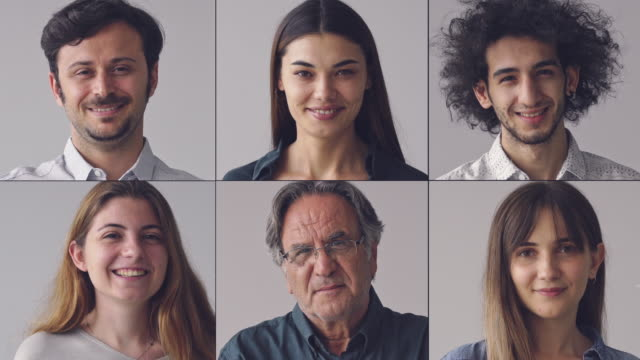
#> input picture Assignment8/image3.jpg, 640 x 360 px
$ jupyter execute 19522492_HuynhThienTung_LAB08_face-detection-opencv.ipynb
#> lines starting #> are read from the running program, lines starting #| are printed output that depends on the picture; after the words box and inside, x2 and y2 are one past the last pixel; in counts of white or black regions, pixels touching at a corner belong together; pictures that were not available may be replaced by others from this repository, and a replacement may not be noted
Huỳnh Thiện Tùng

19522492

LAB 08

# Dò tìm các feature của khuôn mặt: mắt, mũi, miệng của khuôn mặt.

[cell 1]
import numpy as np
import cv2

face_cascade = cv2.CascadeClassifier('./haarcascade_frontalface_default.xml')
eye_cascade = cv2.CascadeClassifier('./haarcascade_eye.xml')
mouth_cascade = cv2.CascadeClassifier('./haarcascade_mcs_mouth.xml')
nose_cascade = cv2.CascadeClassifier('./haarcascade_mcs_nose.xml')

img = cv2.imread('./image3.jpg')
#> img is the input picture: shape (360, 640, 3); mean B, G, R 123.5, 121.2, 135
gray = cv2.cvtColor(img, cv2.COLOR_BGR2GRAY)

faces = face_cascade.detectMultiScale(gray, 1.3, 3)
#> faces = [[272, 35, 100, 100], [51, 29, 104, 104], [475, 39, 99, 99], [79, 198, 99, 99], [270, 206, 110, 110], [499, 215, 102, 102]]

for (x,y,w,h) in faces:
    cv2.rectangle(img, (x,y), (x+w,y+h), (255,0,0), 2)
    roi_gray = gray[y:y+h, x:x+w]
    roi_color = img[y:y+h, x:x+w]
    eyes = eye_cascade.detectMultiScale(gray, 1.15, 3)
    nose =  nose_cascade.detectMultiScale(gray, 1.15, 6)
    mouth = mouth_cascade.detectMultiScale(gray, 1.5, 10)

    for (ex,ey,ew,eh) in eyes:
        cv2.rectangle(img, (ex,ey), (ex+ew, ey+eh), (0,255,0), 2)
    for (nx, ny, nw, nh) in nose:
        cv2.rectangle(img, (nx, ny), (nx + nw, ny + nh), (0, 0, 255), 2)
    for (mx, my, mw, mh) in mouth:
        cv2.rectangle(img, (mx, my), (mx + mw, my + mh), (0, 0, 0), 2)
#> this loop made 6 passes
#> pass 1, `roi_color = img[y:y+h, x:x+w]`:
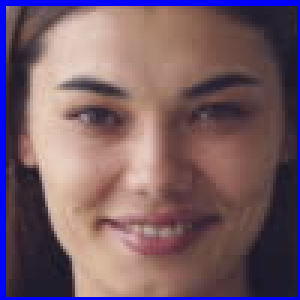
#> roi_color: shape (100, 100, 3) (shown 3 times larger); mean B, G, R 103, 92.1, 118.1
#> after the loop: img: shape (360, 640, 3); 6.84% of pixels changed, all inside (x1, y1, x2, y2) = (50, 28, 603, 319)

cv2.namedWindow('image', cv2.WINDOW_NORMAL)
cv2.imshow('image',img)
cv2.waitKey(0)
cv2.destroyAllWindows()

# Dò tìm người đi bộ trong ảnh và video áp dụng haarcascade fullbody, upper, lower

Dò tìm người đi bộ trong ảnh áp dụng haarcascade fullbody

[cell 2]
import numpy as np
import cv2

people_classifier = cv2.CascadeClassifier('./haarcascade_fullbody.xml')

img = cv2.imread('./image2.jpg')
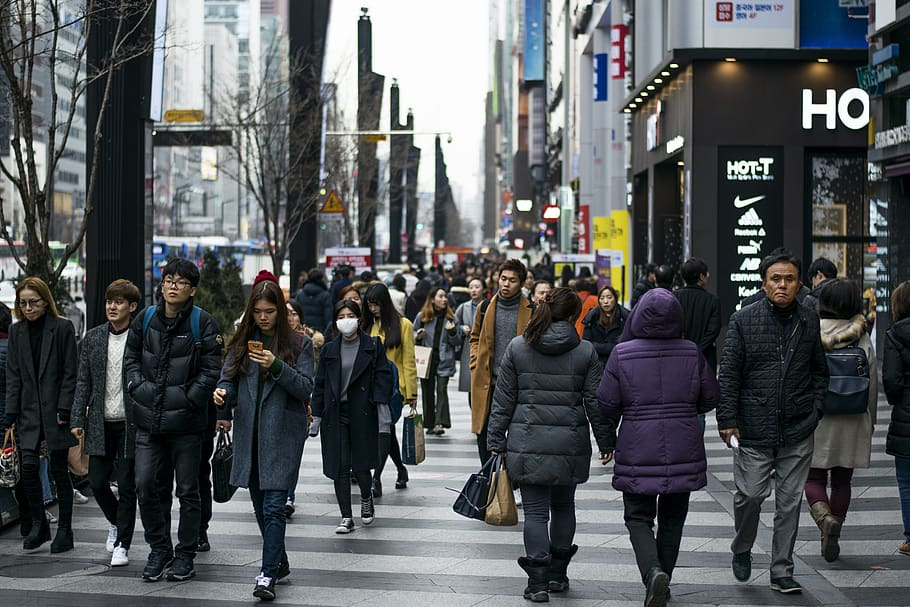
#> input picture Assignment8/image2.jpg, 910 x 607 px
#> img is the input picture: shape (607, 910, 3); mean B, G, R 91, 89.4, 86.2
gray = cv2.cvtColor(img, cv2.COLOR_BGR2GRAY)
#> gray: shape (607, 910)

people = people_classifier.detectMultiScale(gray, 1.1, 1)
#> people = [[680, 285, 54, 108], [80, 308, 68, 136], [361, 108, 78, 156], [294, 331, 122, 244], [692, 159, 114, 228], [203, 344, 129, 258], [268, 238, 157, 313]]

for (x,y,w,h) in people:
    cv2.rectangle(img, (x,y), (x+w,y+h), (255,0,0), 2)
#> this loop made 7 passes
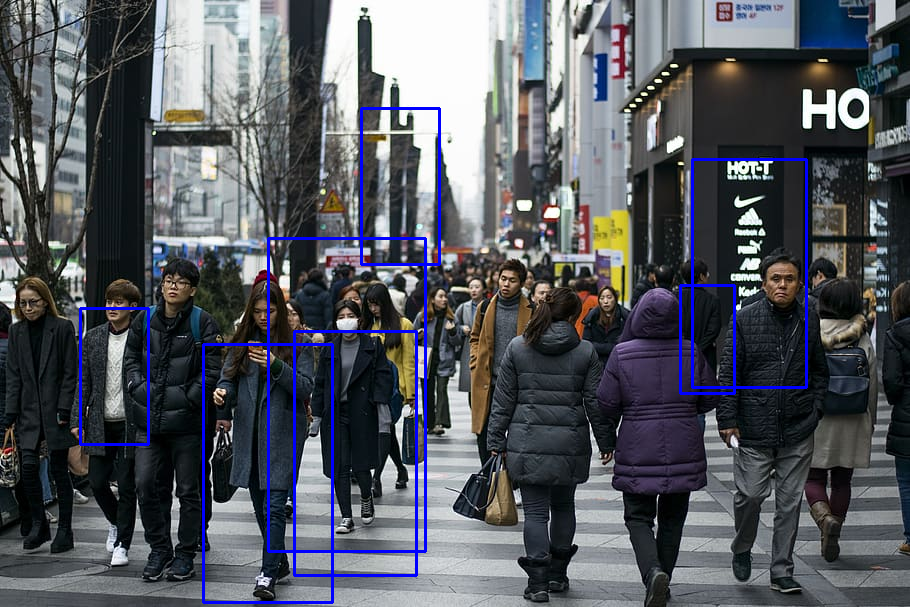
#> img: shape (607, 910, 3); 2.33% of pixels changed, all inside (x1, y1, x2, y2) = (79, 107, 808, 604)

cv2.imshow('image',img)
cv2.waitKey(0)
cv2.destroyAllWindows()

Dò tìm người đi bộ trong ảnh áp dụng haarcascade upper

[cell 3]
import numpy as np
import cv2

people_classifier = cv2.CascadeClassifier('./haarcascade_upperbody.xml')

img = cv2.imread('./image2.jpg')
gray = cv2.cvtColor(img, cv2.COLOR_BGR2GRAY)

people = people_classifier.detectMultiScale(gray, 1.1, 1)
#> people = [[350, 1, 26, 22], [358, 442, 55, 45], [88, 304, 58, 46], [718, 316, 60, 49], [308, 279, 74, 60], [476, 407, 217, 177]]

for (x,y,w,h) in people:
    cv2.rectangle(img, (x,y), (x+w,y+h), (255,0,0), 2)
#> this loop made 6 passes
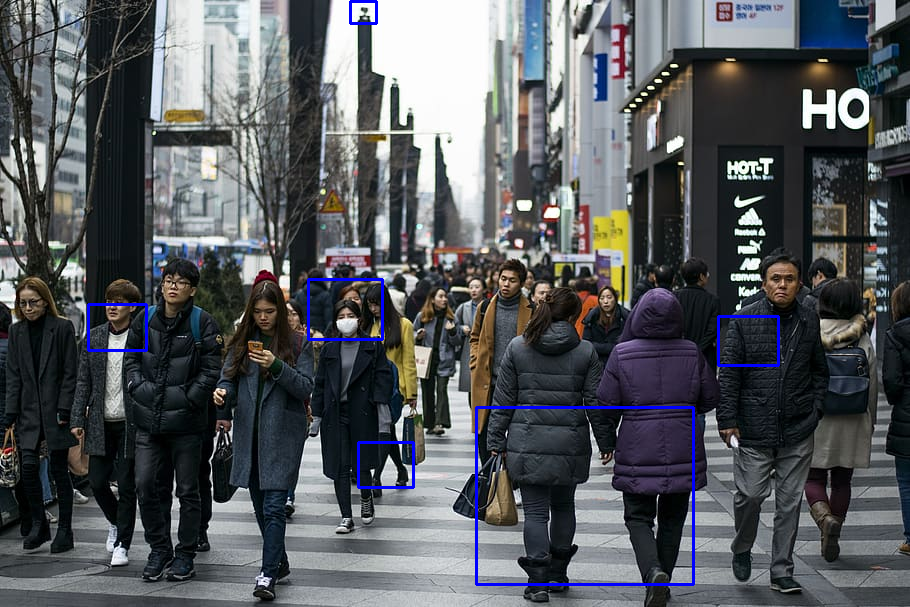
#> img: shape (607, 910, 3); 0.96% of pixels changed, all inside (x1, y1, x2, y2) = (87, 0, 780, 586)

cv2.imshow('image',img)
cv2.waitKey(0)
cv2.destroyAllWindows()

Dò tìm người đi bộ trong ảnh áp dụng haarcascade lower

[cell 4]
import numpy as np
import cv2

people_classifier = cv2.CascadeClassifier('./haarcascade_lowerbody.xml')

img = cv2.imread('./image2.jpg')
gray = cv2.cvtColor(img, cv2.COLOR_BGR2GRAY)

people = people_classifier.detectMultiScale(gray, 1.1, 1)
#> people = [[15, 324, 41, 49], [718, 536, 49, 59], [682, 330, 49, 60], [295, 440, 118, 142]]

for (x,y,w,h) in people:
    cv2.rectangle(img, (x,y), (x+w,y+h), (255,0,0), 2)
#> this loop made 4 passes
#> img: shape (607, 910, 3); 0.61% of pixels changed, all inside (x1, y1, x2, y2) = (14, 323, 769, 597)

cv2.imshow('image',img)
cv2.waitKey(0)
cv2.destroyAllWindows()

Dò tìm người đi bộ trong video áp dụng haarcascade fullbody

[cell 5]
import numpy as np
import cv2

people_classifier = cv2.CascadeClassifier('./haarcascade_fullbody.xml')
cap = cv2.VideoCapture('video2.mp4')
while True:
    # reads frames from a video
    ret, frames = cap.read()
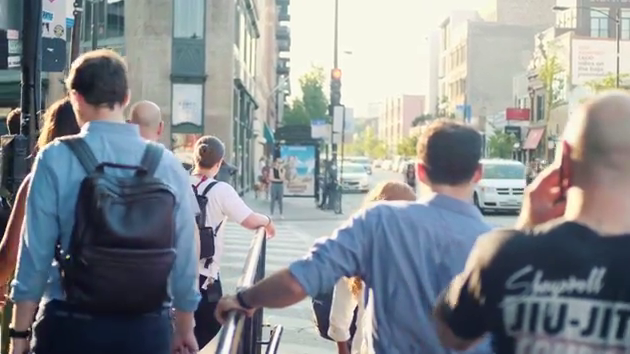
#> input picture frame 87 of Assignment8/video2.mp4, 630 x 354 px
#> frames is the input picture: shape (354, 630, 3); mean B, G, R 144.1, 140.6, 136.1

    # convert to gray scale of each frames
    gray = cv2.cvtColor(frames, cv2.COLOR_BGR2GRAY)
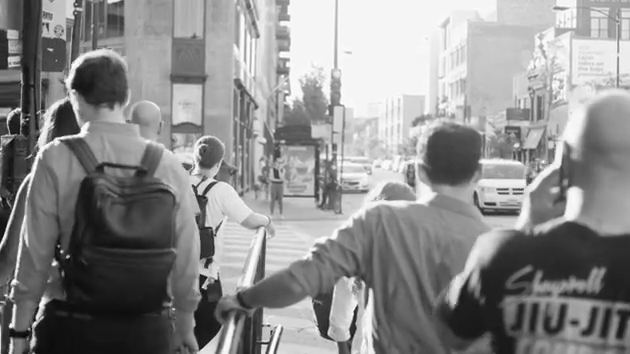
#> gray: shape (354, 630); min 3, max 255, mean 139.6

    # Detects cars of different sizes in the input image
    people = people_classifier.detectMultiScale(gray, 1.1, 3)
#> people = [[301, 260, 42, 84]]

    # To draw a rectangle in each cars
    for (x,y,w,h) in people:
        cv2.rectangle(frames,(x,y),(x+w,y+h),(0,0,255),2)
#> this loop made 1 pass
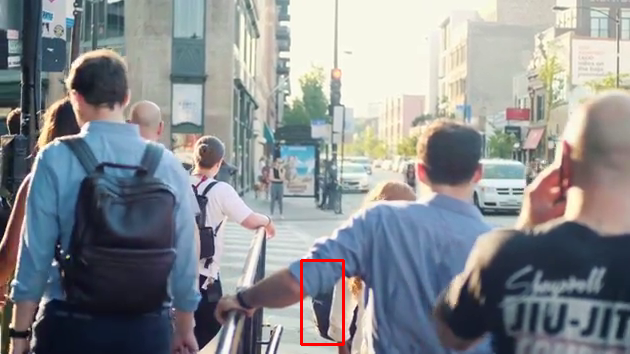
#> frames: shape (354, 630, 3); 0.34% of pixels changed, all inside (x1, y1, x2, y2) = (300, 259, 345, 346)

   # Display frames in a window
    cv2.imshow('video2', frames)

    # Wait for Esc key to stop
    if cv2.waitKey(33) == 27:
#> (key Esc is pressed here)
        break

 # De-allocate any associated memory usage
cv2.destroyAllWindows()

Dò tìm người đi bộ trong ảnh áp dụng haarcascade upper

[cell 6]
import numpy as np
import cv2

people_classifier = cv2.CascadeClassifier('./haarcascade_upperbody.xml')
cap = cv2.VideoCapture('video2.mp4')
while True:
    # reads frames from a video
    ret, frames = cap.read()

    # convert to gray scale of each frames
    gray = cv2.cvtColor(frames, cv2.COLOR_BGR2GRAY)

    # Detects cars of different sizes in the input image
    people = people_classifier.detectMultiScale(gray, 1.1, 3)
#> people = ()

    # To draw a rectangle in each cars
    for (x,y,w,h) in people:
        cv2.rectangle(frames,(x,y),(x+w,y+h),(0,0,255),2)
#> this loop made 0 passes

   # Display frames in a window
    cv2.imshow('video2', frames)

    # Wait for Esc key to stop
    if cv2.waitKey(33) == 27:
#> (key Esc is pressed here)
        break

 # De-allocate any associated memory usage
cv2.destroyAllWindows()

Dò tìm người đi bộ trong ảnh áp dụng haarcascade lower

[cell 7]
import numpy as np
import cv2

people_classifier = cv2.CascadeClassifier('./haarcascade_lowerbody.xml')
cap = cv2.VideoCapture('video1.mp4')
while True:
    # reads frames from a video
    ret, frames = cap.read()

    # convert to gray scale of each frames
    gray = cv2.cvtColor(frames, cv2.COLOR_BGR2GRAY)

    # Detects cars of different sizes in the input image
    people = people_classifier.detectMultiScale(gray, 1.1, 3)
#> people = [[301, 295, 43, 52]]

    # To draw a rectangle in each cars
    for (x,y,w,h) in people:
        cv2.rectangle(frames,(x,y),(x+w,y+h),(0,0,255),2)
#> this loop made 1 pass
#> frames: shape (354, 630, 3); 0.25% of pixels changed, all inside (x1, y1, x2, y2) = (300, 294, 346, 349)

   # Display frames in a window
    cv2.imshow('video2', frames)

    # Wait for Esc key to stop
    if cv2.waitKey(33) == 27:
#> (key Esc is pressed here)
        break

 # De-allocate any associated memory usage
cv2.destroyAllWindows()

# Dò tìm car trong ảnh

[cell 8]
import numpy as np
import cv2

car_classifier = cv2.CascadeClassifier('./haarcascade_car.xml')

img = cv2.imread('./image1.jpg')
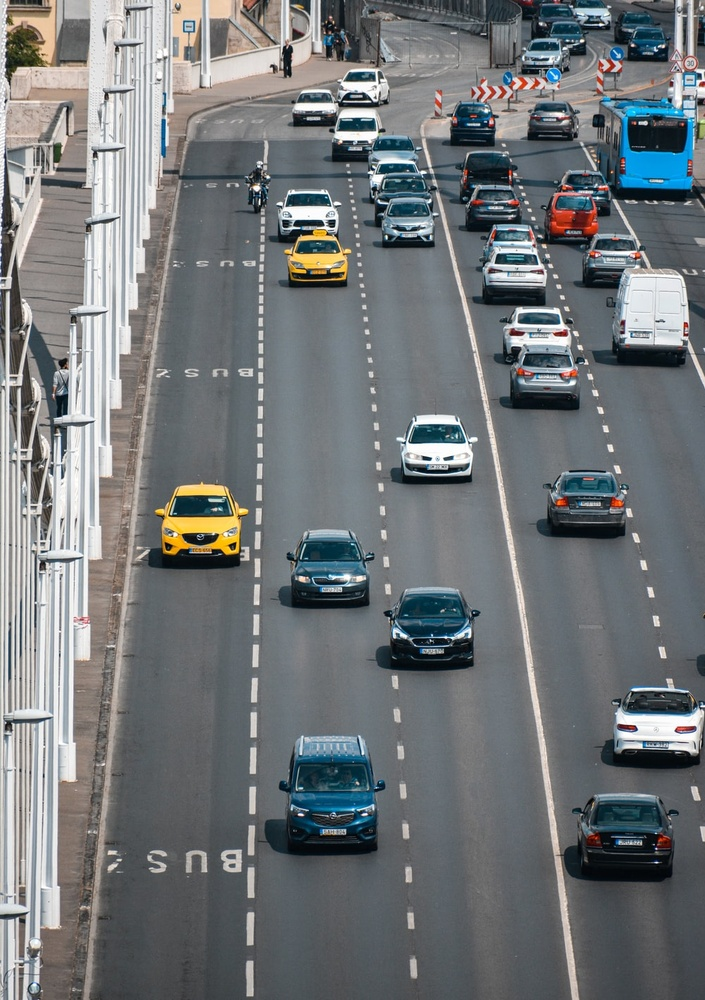
#> input picture Assignment8/image1.jpg, 705 x 1000 px, shrunk from 1000 x 1418 before the run
#> img is the input picture: shape (1000, 705, 3); mean B, G, R 120.3, 118, 113.7
gray = cv2.cvtColor(img, cv2.COLOR_BGR2GRAY)
#> gray: shape (1000, 705)

cars = car_classifier.detectMultiScale(gray, 1.1, 1)
#> cars = 27 rows, first 6: [560, 28, 41, 41], [340, 52, 42, 42], [520, 16, 48, 48], [279, 172, 48, 48], [584, 186, 47, 47], [519, 291, 46, 46]

for (x,y,w,h) in cars:
    cv2.rectangle(img, (x,y), (x+w,y+h), (255,0,0), 2)
#> this loop made 27 passes
#> (x, y, w, h) on passes 1 to 12: (560, 28, 41, 41), (340, 52, 42, 42), (520, 16, 48, 48), (279, 172, 48, 48), (584, 186, 47, 47), (519, 291, 46, 46), (616, 22, 59, 59), (279, 83, 62, 62), (445, 189, 55, 55), (322, 115, 60, 60), (32, 144, 63, 63), (158, 465, 65, 65)
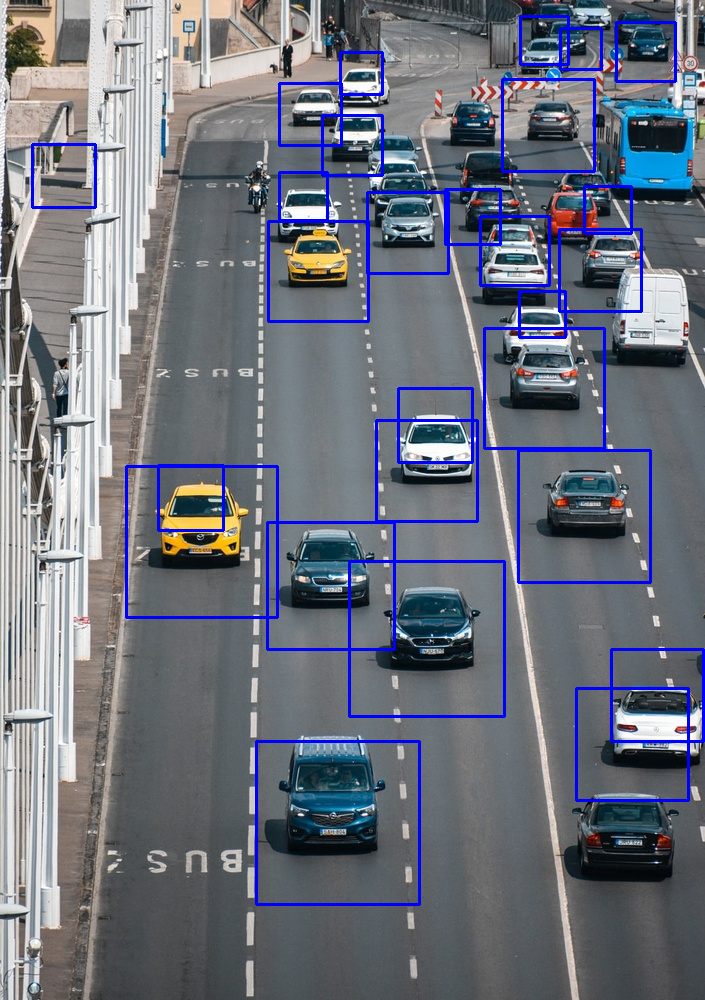
#> img: shape (1000, 705, 3); 3.77% of pixels changed, all inside (x1, y1, x2, y2) = (31, 15, 705, 906)

cv2.imshow('image',img)
cv2.waitKey(0)
cv2.destroyAllWindows()

# Dò tìm car trong video

[cell 9]
import numpy as np
import cv2

car_classifier = cv2.CascadeClassifier('./haarcascade_car.xml')
cap = cv2.VideoCapture('video.avi')
while True:
    # reads frames from a video
    ret, frames = cap.read()

    # convert to gray scale of each frames
    gray = cv2.cvtColor(frames, cv2.COLOR_BGR2GRAY)

    # Detects cars of different sizes in the input image
    cars = car_classifier.detectMultiScale(gray, 1.1, 1)
#> cars = [[291, 157, 21, 21], [531, 278, 24, 24], [342, 172, 32, 32], [474, 178, 54, 54], [326, 156, 54, 54]]

    # To draw a rectangle in each cars
    for (x,y,w,h) in cars:
        cv2.rectangle(frames,(x,y),(x+w,y+h),(0,0,255),2)
#> this loop made 5 passes
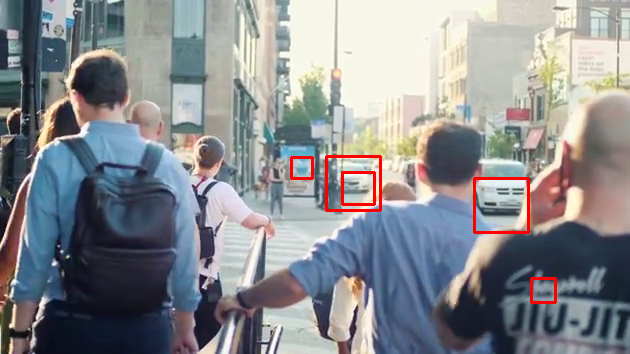
#> frames: shape (354, 630, 3); 0.99% of pixels changed, all inside (x1, y1, x2, y2) = (290, 155, 557, 304)

   # Display frames in a window
    cv2.imshow('video2', frames)

    # Wait for Esc key to stop
    if cv2.waitKey(33) == 27:
#> (key Esc is pressed here)
        break

 # De-allocate any associated memory usage
cv2.destroyAllWindows()
